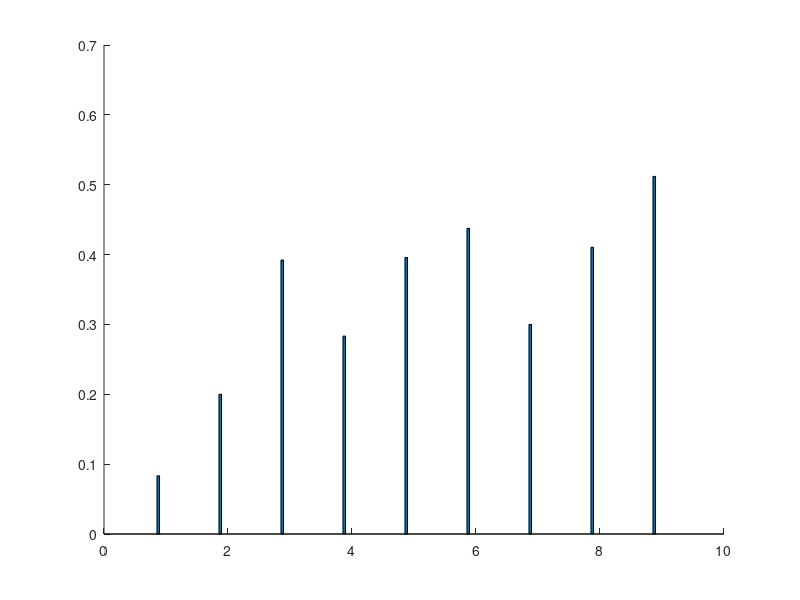

Here is the MATLAB script that generated this plot: (Note: this script raises an error after producing the figure.)
%% Plot figures used in ZOOM evaluation
% Load result struct containing accuracy data
load('final_struct.mat'); output = 'figs/ispdsl';

% Define config parameters
close all;
paperUnits = 'centimeters';
printTitle = 0;
dpi = 600;
fontsize = 8;
linewidth = 2;
sizex = 10;
sizey = 5;
legendpos = 'NorthWest';
if (~isdir(output))
    mkdir(output);
end
%% Stacked bar plots for different s_ele

fig = figure(45);
std1 = [final.ZoomBase.nflows16.ntop1.time1.accuracy(1) final.ZoomBase.nflows16.ntop1.time2.accuracy(1) final.ZoomBase.nflows16.ntop1.time5.accuracy(1) ...
    final.ZoomBase.nflows16.ntop4.time1.accuracy(1) final.ZoomBase.nflows16.ntop4.time2.accuracy(1) final.ZoomBase.nflows16.ntop4.time5.accuracy(1) ...
    final.ZoomBase.nflows16.ntop8.time1.accuracy(1) final.ZoomBase.nflows16.ntop8.time2.accuracy(1) final.ZoomBase.nflows16.ntop8.time5.accuracy(1)]';

std10 = [final.ZoomBase.nflows16.ntop1.time1.accuracy(10) final.ZoomBase.nflows16.ntop1.time2.accuracy(10) final.ZoomBase.nflows16.ntop1.time5.accuracy(10) ...
    final.ZoomBase.nflows16.ntop4.time1.accuracy(10) final.ZoomBase.nflows16.ntop4.time2.accuracy(10) final.ZoomBase.nflows16.ntop4.time5.accuracy(10) ...
    final.ZoomBase.nflows16.ntop8.time1.accuracy(10) final.ZoomBase.nflows16.ntop8.time2.accuracy(10) final.ZoomBase.nflows16.ntop8.time5.accuracy(10)]';

std30 = [final.ZoomBase.nflows16.ntop1.time1.accuracy(30) final.ZoomBase.nflows16.ntop1.time2.accuracy(30) final.ZoomBase.nflows16.ntop1.time5.accuracy(30) ...
    final.ZoomBase.nflows16.ntop4.time1.accuracy(30) final.ZoomBase.nflows16.ntop4.time2.accuracy(30) final.ZoomBase.nflows16.ntop4.time5.accuracy(30) ...
    final.ZoomBase.nflows16.ntop8.time1.accuracy(30) final.ZoomBase.nflows16.ntop8.time2.accuracy(30) final.ZoomBase.nflows16.ntop8.time5.accuracy(30)]';

cmap = copper(3);
h = bar(1:length(std1), [std30 std10-std30 std1-std10], 0.5, 'stack');
set(h(1), 'FaceColor', cmap(1,:));
set(h(2), 'FaceColor', cmap(2,:));
set(h(3), 'FaceColor', cmap(3,:));
xlabels = {'1,1', '1,2', '1,5', ...
    '4,1', '4,2', '4,5', ...
    '8,1', '8,2', '8,5'};
set(gca,'XTickLabel',xlabels);
set(gca,'YTick',0:0.2:1);
ylim([0 1.2]);

hl = legend('s_{ele} = 30', 's_{ele} = 10', 's_{ele} = 1', 'location', [0.518 0.875 0 0], 'orientation', 'horizontal');

ylabel('Accuracy');
xlabel('n_{top},t_{wait}');
set(gca, 'Fontsize', fontsize);
save2pdf(strcat(output, '/accuracy_for_elephantthreshold'), fig, dpi, fontsize, 0.5, [0 0 sizex sizey]);
close(fig);

%% Plot accuracy vs elephant count and n_top for n_flows = 16

fig = figure(27); hold on;
box on; grid on;

cmap = copper(3);

style = '-';
solid1 = plot(final.total_elephant_count, final.ZoomBase.nflows16.ntop1.time1.accuracy, style, 'color', cmap(1,:));
solid2 = plot(final.total_elephant_count, final.ZoomBase.nflows16.ntop1.time2.accuracy, style, 'color', cmap(2,:));
solid3 = plot(final.total_elephant_count, final.ZoomBase.nflows16.ntop1.time5.accuracy, style, 'color', cmap(3,:));
style = '--';
dashed1 = plot(final.total_elephant_count, final.ZoomBase.nflows16.ntop4.time1.accuracy, style, 'color', cmap(1,:));
plot(final.total_elephant_count, final.ZoomBase.nflows16.ntop4.time2.accuracy, style, 'color', cmap(2,:));
plot(final.total_elephant_count, final.ZoomBase.nflows16.ntop4.time5.accuracy, style, 'color', cmap(3,:));
style = ':';
dotted1 = plot(final.total_elephant_count, final.ZoomBase.nflows16.ntop8.time1.accuracy, style, 'color', cmap(1,:));
plot(final.total_elephant_count, final.ZoomBase.nflows16.ntop8.time2.accuracy, style, 'color', cmap(2,:));
plot(final.total_elephant_count, final.ZoomBase.nflows16.ntop8.time5.accuracy, style, 'color', cmap(3,:));
dummy_solid1 = plot(0.01:0.02,0.01:0.02, '-', 'color', cmap(1,:), 'Marker', 'None');

% Workaround to place two legends in one figure
% Manipulated legend function mylegend that does not remove already present
% legend 
lh1 = mylegend([solid1 solid2 solid3], '1', '2', '5', 'Location', [0.84 0.35 0 0]);
v = get(lh1,'title');
set(v,'string','t_{wait}');
lh2 = mylegend([dummy_solid1 dashed1 dotted1], '1', '4', '8', 'Location', [0.715 0.35 0 0]);
v = get(lh2,'title');
set(v,'string','n_{top}');

ylim([0 1]);
set(gca,'YTick',0:0.2:1);
set(gca, 'Fontsize', fontsize);
xlabel('Number of elephant flows');
ylabel('Accuracy');
save2pdf(strcat(output, '/ntop'), fig, dpi, fontsize, 1, [0 0 sizex sizey]);
close(fig);

%% Plot accuracy vs elephant count for different n_flows and t_wait = 1

fig = figure(11); hold on;
box on; grid on;

cmap = copper(3);

style = '-';
plot(final.ZoomBase.nflows16.ntop1.time1.elephant_count, final.ZoomBase.nflows16.ntop1.time1.accuracy, style, 'color', cmap(3,:));
plot(final.ZoomBase.nflows16.ntop4.time1.elephant_count, final.ZoomBase.nflows16.ntop4.time1.accuracy, style, 'color', cmap(2,:));
plot(final.ZoomBase.nflows16.ntop8.time1.elephant_count, final.ZoomBase.nflows16.ntop8.time1.accuracy, style, 'color', cmap(1,:));
style = '--';
plot(final.ZoomBase.nflows4.ntop1.time1.elephant_count, final.ZoomBase.nflows4.ntop1.time1.accuracy, style, 'color', cmap(3,:));
plot(final.ZoomBase.nflows4.ntop2.time1.elephant_count, final.ZoomBase.nflows4.ntop2.time1.accuracy, style, 'color', cmap(2,:));
style = ':';
plot(final.ZoomBase.nflows2.ntop1.time1.elephant_count, final.ZoomBase.nflows2.ntop1.time1.accuracy, style, 'color', cmap(3,:));

ylim([0 1]);
set(gca,'YTick',0:0.2:1);
set(gca, 'Fontsize', fontsize);
xlabel('Number of elephant flows');
ylabel('Accuracy');
save2pdf(strcat(output, '/nflows'), fig, dpi, fontsize, 1, [0 0 sizex sizey]);
close(fig);

%% Plot accuracy vs elephant count for different n_flows/n_top ratios and different t_wait

fig = figure(11); hold on;
box on; grid on;

cmap = copper(3);

style = '-';
plot(final.ZoomBase.nflows16.ntop8.time1.elephant_count, final.ZoomBase.nflows16.ntop8.time1.accuracy, style, 'color', cmap(1,:));
plot(final.ZoomBase.nflows16.ntop8.time5.elephant_count, final.ZoomBase.nflows16.ntop8.time5.accuracy, style, 'color', cmap(2,:));
style = '--';
plot(final.ZoomBase.nflows4.ntop2.time1.elephant_count, final.ZoomBase.nflows4.ntop2.time1.accuracy, style, 'color', cmap(1,:));
plot(final.ZoomBase.nflows4.ntop2.time5.elephant_count, final.ZoomBase.nflows4.ntop2.time5.accuracy, style, 'color', cmap(2,:));
style = ':';
plot(final.ZoomBase.nflows2.ntop1.time1.elephant_count, final.ZoomBase.nflows2.ntop1.time1.accuracy, style, 'color', cmap(1,:));
plot(final.ZoomBase.nflows2.ntop1.time5.elephant_count, final.ZoomBase.nflows2.ntop1.time5.accuracy, style, 'color', cmap(2,:));

ylim([0 1]);
set(gca,'YTick',0:0.2:1);
set(gca, 'Fontsize', fontsize);
xlabel('Number of elephant flows');
ylabel('Accuracy');
save2pdf(strcat(output, '/runtime'), fig, dpi, fontsize, 1, [0 0 sizex sizey]);
close(fig);

%% Plot bar chart combining parameter combinations, varying t_wait

times = [1 2 5];

fig = figure();
hold on;
cols = copper(4);
cols(1,:) = [];
ci_vector = [];
acc_vector = [];
for i = times
    tmp = [final.ZoomBase.nflows16.ntop8.(['time' num2str(i)]).accuracy', final.ZoomBase.nflows16.ntop4.(['time' num2str(i)]).accuracy', ...
        final.ZoomBase.nflows16.ntop1.(['time' num2str(i)]).accuracy', final.ZoomBase.nflows4.ntop2.(['time' num2str(i)]).accuracy', ...
        final.ZoomBase.nflows4.ntop1.(['time' num2str(i)]).accuracy', final.ZoomBase.nflows2.ntop1.(['time' num2str(i)]).accuracy'];
    acc_vector = [acc_vector mean(tmp)];
    [~,~,ci,~] = ttest(tmp);
    ci = ci(2) - mean(tmp);
    ci_vector = [ci_vector ci];
end

errorbar_groups(acc_vector, ci_vector, 'FigID', fig, 'bar_colors', cols);
ylim([0 1]);
set(gca, 'XTickLabel', {'1', '2', '5'});
xlabel('t_{wait}');
ylabel('Accuracy');
save2pdf(strcat(output, '/accuracy_by_twait'), fig, dpi, fontsize, 1, [0 0 sizex sizey]);
close(fig);

%% Plot bar chart combining parameter combinations, varying the elephant threshold

nflows = [2 4 16];
ntop = [0 0 1; 0 2 1; 8 4 1];
twait = [1 2 5];
a_vec = zeros(30, 1);
ci_vec = zeros(30, 1);
c_vec = zeros(30, 1);

for i = 1:30
    tmp = [];
    c = 0;
    tmp2 = [];
    for flows = nflows
        c = c+1;
        for top = ntop(c,:)
            if top == 0
                continue;
            end
            for wait = twait
                tmp = [tmp final.ZoomBase.(['nflows' num2str(flows)]).(['ntop' num2str(top)]).(['time' num2str(wait)]).accuracy(i)];
                tmp2 = [tmp2 final.ZoomBase.(['nflows' num2str(flows)]).(['ntop' num2str(top)]).(['time' num2str(wait)]).elephant_count(i)];
            end
        end
    end
    a_vec(i) = mean(tmp);
    [~,~,ci,~] = ttest(tmp);
    ci = ci(2) - mean(tmp);
    ci_vec(i) = ci;
    c_vec(i) = mean(tmp2);
end
fig = figure();
hold on;
cols = copper(4);
cols(1,:) = [];

bar(1:30, a_vec, 'facecolor', cols(1,:));
errorbar(1:30, a_vec, ci_vec, 'color', copper(1));
xlim([0 31]);

xlabel('Threshold in times std');
ylabel('Accuracy');
save2pdf(strcat(output, '/accuracy_by_treshold_combined'), fig, dpi, fontsize, 1, [0 0 sizex sizey]);
close(fig);

%% Plot bar chart combining parameter combinations, varying the elephant threshold; twait=5


nflows = [2 4 16];
ntop = [0 0 1; 0 2 1; 8 4 1];
twait = [5]; % Adjust here to plot for 1, 2 or 5
a_vec = zeros(30, 1);
ci_vec = zeros(30, 1);
c_vec = zeros(30, 1);

for i = 1:30
    tmp = [];
    c = 0;
    tmp2 = [];
    for flows = nflows
        c = c+1;
        for top = ntop(c,:)
            if top == 0
                continue;
            end
            for wait = twait
                tmp = [tmp final.ZoomBase.(['nflows' num2str(flows)]).(['ntop' num2str(top)]).(['time' num2str(wait)]).accuracy(i)];
                tmp2 = [tmp2 final.ZoomBase.(['nflows' num2str(flows)]).(['ntop' num2str(top)]).(['time' num2str(wait)]).elephant_count(i)];
            end
        end
    end
    a_vec(i) = mean(tmp);
    [~,~,ci,~] = ttest(tmp);
    ci = ci(2) - mean(tmp);
    ci_vec(i) = ci;
    c_vec(i) = mean(tmp2);
end
fig = figure();
hold on;
cols = copper(4);
cols(1,:) = [];

bar(1:30, a_vec, 'facecolor', cols(1,:));
errorbar(1:30, a_vec, ci_vec, 'color', copper(1));
xlim([0 31]);
xlabel('Threshold in times std');
ylabel('Accuracy');
save2pdf(strcat(output, '/accuracy_by_treshold_twait', num2str(twait)), fig, dpi, fontsize, 1, [0 0 sizex sizey]);
close(fig);
